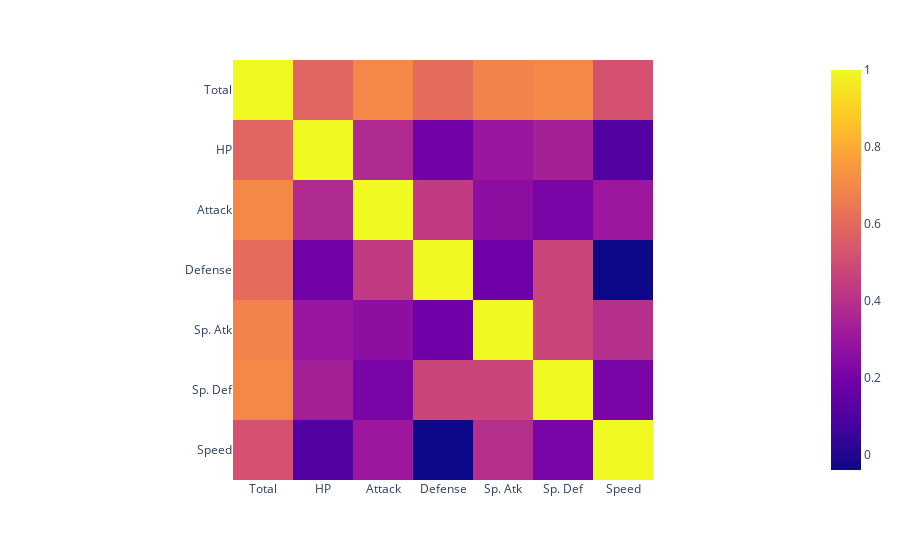

The notebook cell this image was saved under:
### Code cell
heat_corr = px.imshow(df_corr)
heat_corr.show()

### Figure 1 — Plotly figure (JSON) as saved in the notebook; plotly's stock layout.template omitted (floating-point values rounded to 4 significant figures)
{"data": [{"coloraxis": "coloraxis", "hovertemplate": "x: %{x}<br>y: %{y}<br>color: %{z}<extra></extra>", "type": "heatmap", "x": ["Total", "HP", "Attack", "Defense", "Sp. Atk", "Sp. Def", "Speed"], "y": ["Total", "HP", "Attack", "Defense", "Sp. Atk", "Sp. Def", "Speed"], "z": [[1, 0.5865, 0.6998, 0.6087, 0.6857, 0.6986, 0.5202], [0.5865, 1, 0.3777, 0.1924, 0.2995, 0.3376, 0.1098], [0.6998, 0.3777, 1, 0.4372, 0.2619, 0.2119, 0.3053], [0.6087, 0.1924, 0.4372, 1, 0.186, 0.4752, -0.0408], [0.6857, 0.2995, 0.2619, 0.186, 1, 0.4712, 0.3932], [0.6986, 0.3376, 0.2119, 0.4752, 0.4712, 1, 0.2125], [0.5202, 0.1098, 0.3053, -0.0408, 0.3932, 0.2125, 1]]}], "layout": {"coloraxis": {"colorscale": [[0, "#0d0887"], [0.1111, "#46039f"], [0.2222, "#7201a8"], [0.3333, "#9c179e"], [0.4444, "#bd3786"], [0.5556, "#d8576b"], [0.6667, "#ed7953"], [0.7778, "#fb9f3a"], [0.8889, "#fdca26"], [1, "#f0f921"]]}, "margin": {"t": 60}, "xaxis": {"constrain": "domain", "scaleanchor": "y"}, "yaxis": {"autorange": "reversed", "constrain": "domain"}}}
